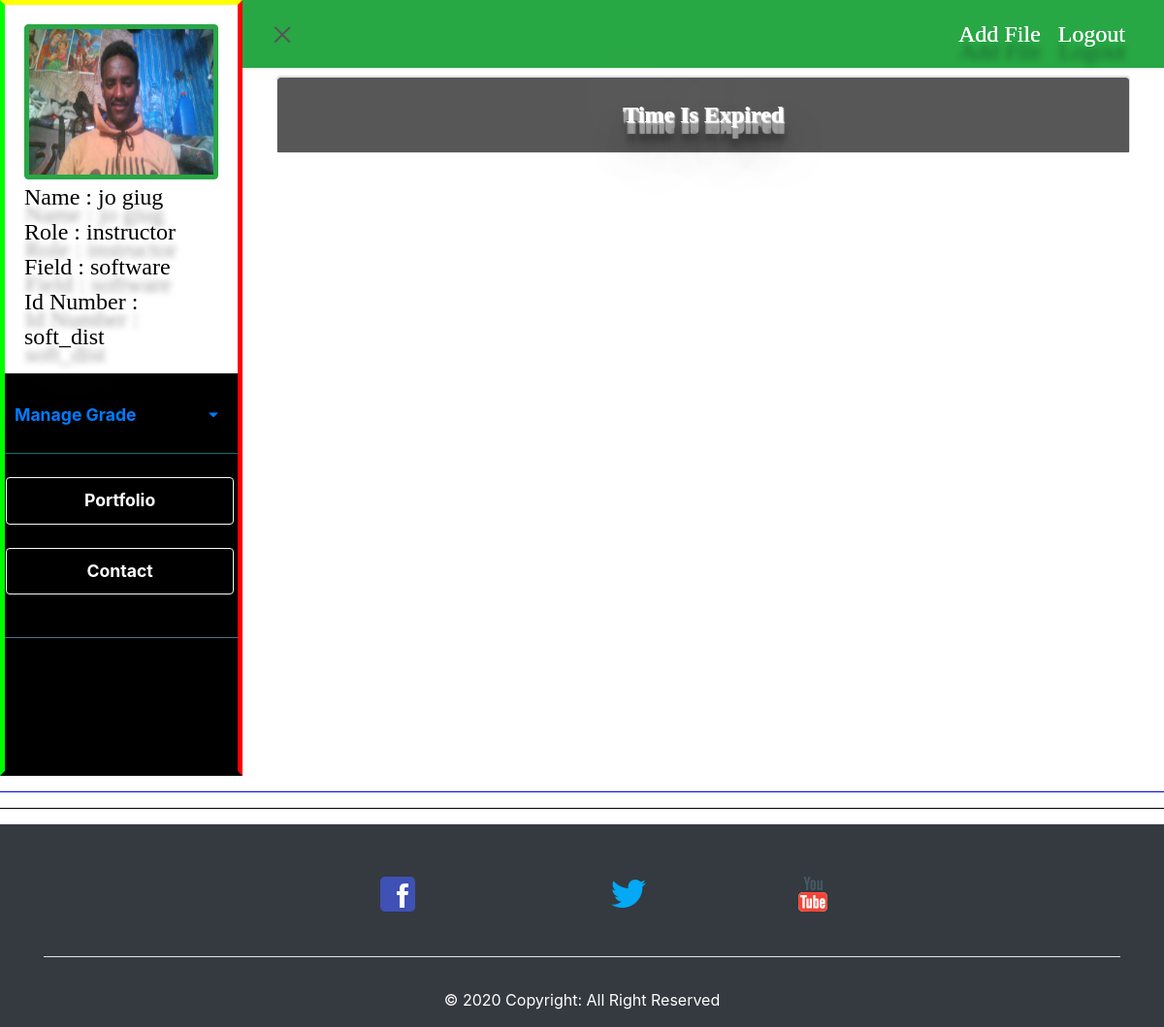
Screenshot of /lecture/lecture_set_grade.php (signed in) with the database file from the repository.
### tables this page shows
CREATE TABLE `employee` (
  `Employee_Id` varchar(30) NOT NULL,
  `password` varchar(500) NOT NULL,
  `First_Name` varchar(30) NOT NULL,
  `Last_Name` varchar(30) NOT NULL,
  `Gender` varchar(10) NOT NULL,
  `Phone` varchar(10) NOT NULL,
  `Email` varchar(50) NOT NULL,
  `Field_of_study` varchar(30) NOT NULL,
  `Role` varchar(30) NOT NULL,
  `Region` varchar(30) NOT NULL,
  `zone` varchar(30) NOT NULL,
  `wereda` varchar(30) NOT NULL,
  `kebele` varchar(30) NOT NULL,
  `referee-fname` varchar(30) NOT NULL,
  `referee-lname` varchar(30) NOT NULL,
  `referee-Gender` varchar(30) NOT NULL,
  `referee-region` varchar(30) NOT NULL,
  `referee-zone` varchar(30) NOT NULL,
  `referee-wereda` varchar(30) NOT NULL,
  `referee-kebele` varchar(30) NOT NULL,
  `referee_phone` varchar(10) NOT NULL,
  `referee_email` varchar(30) NOT NULL,
  `Profile_Image` varchar(50) NOT NULL,
  `Regi_Year` varchar(30) NOT NULL
);

### lecture/img.php (the view)
<?php
      echo "<div class='sidebar-header render' > ";
        $link = mysqli_connect("10.180.50.214:3306","hbceduet","qazxsw","hbc")  or die(mysqli_error());
        $sql = "SELECT * FROM employee WHERE Employee_Id ='$id'";
        if($result = mysqli_query($link, $sql)){
            if(mysqli_num_rows($result) ==1){
                $row = mysqli_fetch_array($result);
                $img= $row['Profile_Image'];     ?>
                <div class=" img-thumbnail btn-success">
                    <img src="../upload/uploadedimage/<?php echo $img ;?>" width="190px" height="150px" class="img-responsive" alt="<?php echo $row['First_Name'];?>">
                </div>
                <div class="profile-usertitle">
                    <div class="profile-usertitle-name"><b>Name : <?php echo $row['First_Name']." ".$row['Last_Name']; ?></b></div>
                    <div class="profile-usertitle-name">Role : <?php echo $row['Role']; ?></div>
                    <div class="profile-usertitle-job">Field : <?php echo $row['Field_of_study']; ?> </div>
                    <div class="profile-usertitle-job"> <?php echo 'Id Number : '.$id;?> </div>
                </div><?php
            }
        }
        else echo mysqli_error($link);
     echo "</div>";
?>

### style5.css (style rules this page uses)
body { font-family: 'Poppins', sans-serif; background: #fafafa; }
#sidebar .sidebar-header { padding: 20px; background: #FFFFFF; color: #000000; }

### lecture/lecture_set_grade.php (style rules this page uses)
.render { background-color: #ffffff; align-self: center; font-family: 'Kreon', serif; font-weight: 40; font-size: 1.5em; color: #000000; text-shadow: white 0.006em 0.006em 0.007em, rgba(16, 16, 16, 0.4) 1px 18px 6px, white -0.15em -0.1em 100px; }

### rows the page displays
employee: Profile_Image (picture), First_Name "jo", Last_Name "giug", Role "instructor", Field_of_study "software"

### other values shown
$id "soft_dist"
